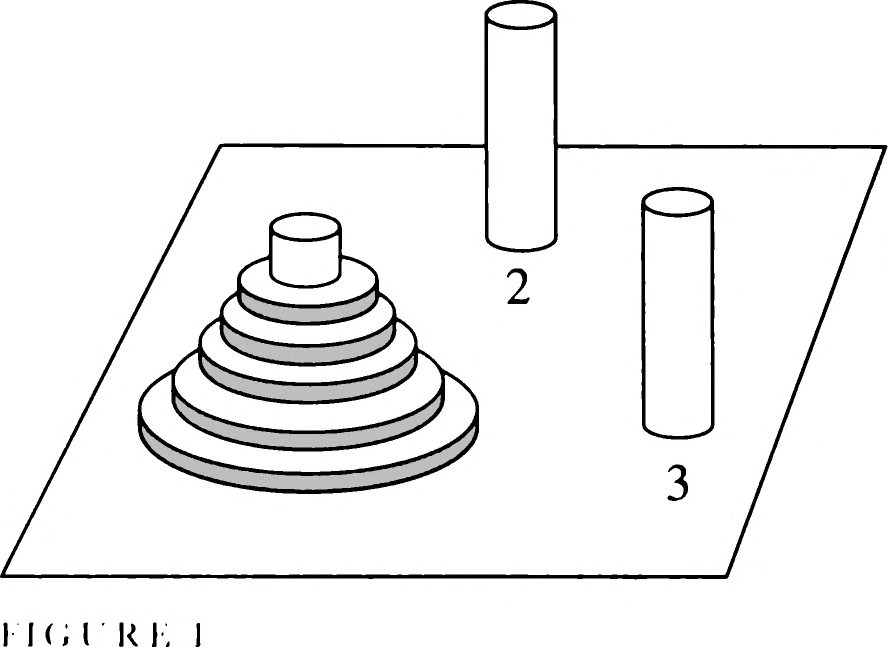
#> input picture LATEX_AI/book/figures/scans/calcu5-fig1.png, 1776 x 1294 px, found by its file name (shown at 1/2 size)
$ python validate_figure.py assets/figures/calcu5-fig1.png /
#> lines starting #> are read from the running program, lines starting #| are printed output that depends on the picture; after the words box and inside, x2 and y2 are one past the last pixel; in counts of white or black regions, pixels touching at a corner belong together
#!/usr/bin/env python3
"""Score a rendered figure against its source scan, pixel-wise.

The engineering claim behind tools/trace_figure.py is that the vectorised
figure's silhouette *is* the scan's silhouette. This tool verifies that:
it renders a PDF page to PNG, finds the figure's ink, resizes it to the
source frame, and reports IoU / precision / recall against the scan's own
ink at the same binarisation.

Why IoU and not a diff: the two images live at different resolutions
(300 dpi render vs 944 dpi scan) and different rasterisations, so a
pixel-exact match is neither expected nor meaningful. IoU on binarised
ink, with recall on the scan side, tells you whether every stroke of the
original is present and where the reproduction adds or loses ink.

Compare against hand-coded figures (scores ~0.2), where IoU was low
because the geometry was only measured, never aligned.

Usage:
    python3 tools/validate_figure.py ORIG.png PAGE.pdf [PAGE] [--threshold 150]
        e.g. python3 tools/validate_figure.py assets/figures/calcu5-fig1.png \
                 build/main.pdf 39
"""

import argparse
import subprocess
import sys
import tempfile
from pathlib import Path

import numpy as np
from PIL import Image


def frame_ink(path, page):
    """Render page `page` (1-based) of `path` and binarise ink."""
    with tempfile.TemporaryDirectory() as td:
        png = Path(td) / "page.png"
        subprocess.run(["pdftoppm", "-png", "-f", str(page), "-l", str(page),
                        "-r", "300", str(path), str(png.with_suffix(""))],
                       check=True)
        img = sorted(Path(td).glob("page-*.png"))[0]
        a = np.asarray(Image.open(img).convert("L"))
    return a < 128


def bbox(ink):
    ys, xs = np.where(ink)
    if not len(ys):
        return None
    return xs.min(), ys.min(), xs.max() + 1, ys.max() + 1


def main():
    ap = argparse.ArgumentParser()
    ap.add_argument("orig", help="source scan PNG (944 dpi figure)")
    ap.add_argument("pdf", help="PDF to render the figure from")
    ap.add_argument("page", type=int, default=1, nargs="?",
                    help="page number holding the figure (default 1)")
    ap.add_argument("--threshold", type=int, default=150,
                    help="ink threshold on both images (default 150)")
    ap.add_argument("--cols", nargs=2, type=int, default=None,
                    help="page-column band [x0 x1] holding the figure, in 300-dpi "
                         "px; required if the PDF page carries text around it")
    ap.add_argument("--rows", nargs=2, type=int, default=None,
                    help="page-row band [y0 y1] holding the figure (300-dpi px); "
                         "combine with --cols on a text page")
    args = ap.parse_args()

    orig = np.asarray(Image.open(args.orig).convert("L")) < args.threshold
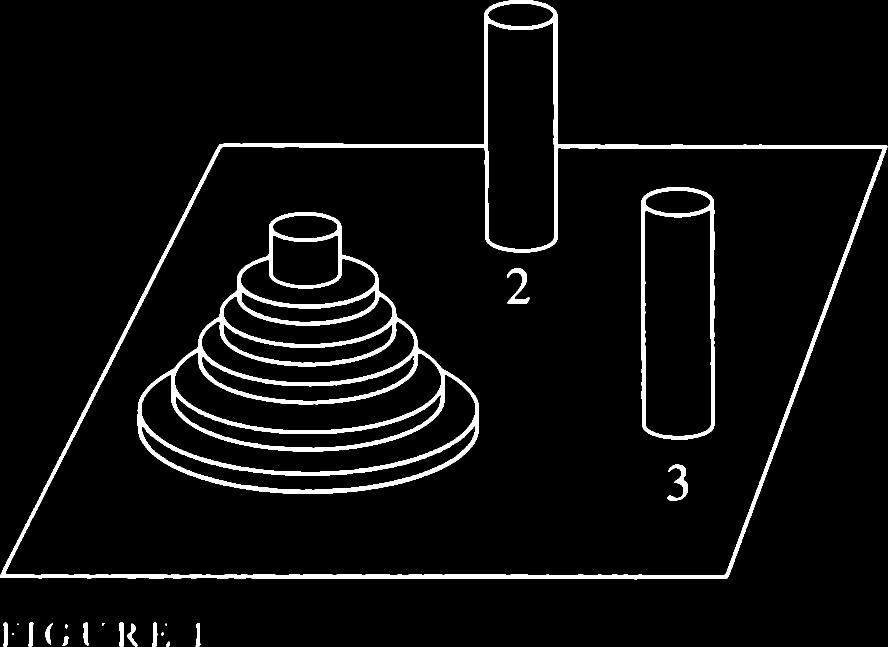
#> orig: shape (1294, 1776) bool (shown at 1/2 size); 4.8% white; 21 white regions (3 under 20 px), largest, box (x1, y1, x2, y2) and area: (275, 424, 958, 988) 52012, (0, 0, 1775, 1159) 42943, (1282, 374, 1429, 879) 9838
    render = frame_ink(args.pdf, args.page)
    if args.cols is not None:
        x0, x1 = args.cols
        render[:, :x0] = False
        render[:, x1:] = False
    if args.rows is not None:
        y0, y1 = args.rows
        render[:y0, :] = False
        render[y1:, :] = False

    ob = bbox(orig)
    rb = bbox(render)
    if not ob or not rb:
        raise SystemExit("no ink found in one of the images")
    oc = orig[ob[1]:ob[3], ob[0]:ob[2]]
    rc = render[rb[1]:rb[3], rb[0]:rb[2]]

    im = Image.fromarray(rc.astype(np.uint8) * 255).resize(
        (oc.shape[1], oc.shape[0]), Image.LANCZOS)
    rc2 = np.asarray(im) > 127

    tol = max(2, min(oc.shape) // 100)
    best = (0.0, 0, 0)
    for dy in range(-tol, tol + 1):
        for dx in range(-tol, tol + 1):
            y0 = max(0, dy); y1 = min(oc.shape[0], rc2.shape[0] + dy)
            x0 = max(0, dx); x1 = min(oc.shape[1], rc2.shape[1] + dx)
            a = oc[y0:y1, x0:x1]
            b = rc2[y0 - dy:y1 - dy, x0 - dx:x1 - dx]
            i = (a & b).sum(); u = (a | b).sum()
            if u and i / u > best[0]:
                best = (i / u, dy, dx)
    iou, dy, dx = best
    if dy or dx:
        y0 = max(0, dy); y1 = min(oc.shape[0], rc2.shape[0] + dy)
        x0 = max(0, dx); x1 = min(oc.shape[1], rc2.shape[1] + dx)
        oc2 = oc[y0:y1, x0:x1]
        rc3 = rc2[y0 - dy:y1 - dy, x0 - dx:x1 - dx]
        inter = (oc2 & rc3).sum()
        prec = inter / max(rc3.sum(), 1)
        rec = inter / max(oc2.sum(), 1)
    else:
        inter = (oc & rc2).sum()
        prec = inter / max(rc2.sum(), 1)
        rec = inter / max(oc.sum(), 1)

    iou, prec, rec = best[0], 0, 0
    if dy or dx:
        y0 = max(0, dy); y1 = min(oc.shape[0], rc2.shape[0] + dy)
        x0 = max(0, dx); x1 = min(oc.shape[1], rc2.shape[1] + dx)
        oc2 = oc[y0:y1, x0:x1]
        rc3 = rc2[y0 - dy:y1 - dy, x0 - dx:x1 - dx]
        inter = (oc2 & rc3).sum()
        prec = inter / max(rc3.sum(), 1)
        rec = inter / max(oc2.sum(), 1)
    else:
        inter = (oc & rc2).sum()
        prec = inter / max(rc2.sum(), 1)
        rec = inter / max(oc.sum(), 1)
    iou = best[0]

    print("frame %dx%d (orig bbox %dx%d, render bbox %dx%d)" %
          (oc.shape[1], oc.shape[0], oc.shape[1], oc.shape[0], rc.shape[1], rc.shape[0]))
    print("IoU %.3f   precision %.3f   recall %.3f   (shift %+d,%+d)" %
          (iou, prec, rec, dy, dx))
    print("ink: mine %.3f  orig %.3f  (mine %d px, orig %d px)" %
          (rc2.mean(), oc.mean(), rc2.sum(), oc.sum()))


if __name__ == "__main__":
#> (the run stopped early here; a loop or call above may not have finished)
